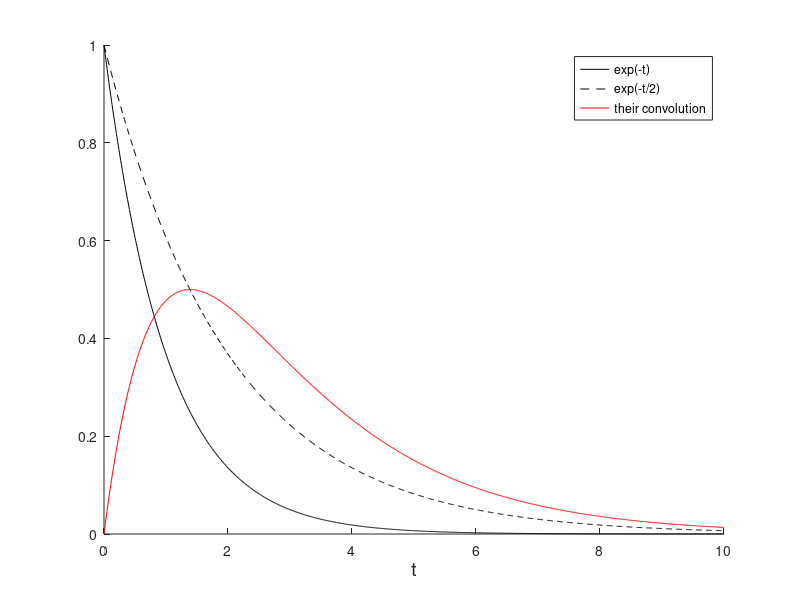

MATLAB code to generate this figure:
% Convex convolution
t = 0:.01:10;
t1 = 1;
t2 = 2;
f = exp(-t/t1);
g = exp(-t/t2);
fcg = (t1*t2)*(exp(-t/t1)-exp(-t/t2))/(t1-t2);
plot(t,f,'k')
hold on
plot(t,g,'k--')
plot(t,fcg,'r')
hold off
box off
legend('exp(-t)','exp(-t/2)','their convolution')
xlabel('t','fontsize',14)

